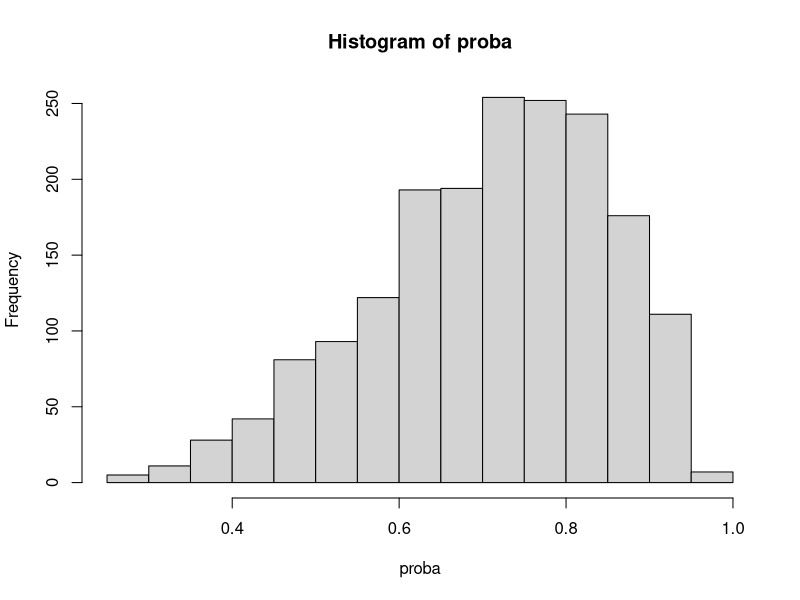
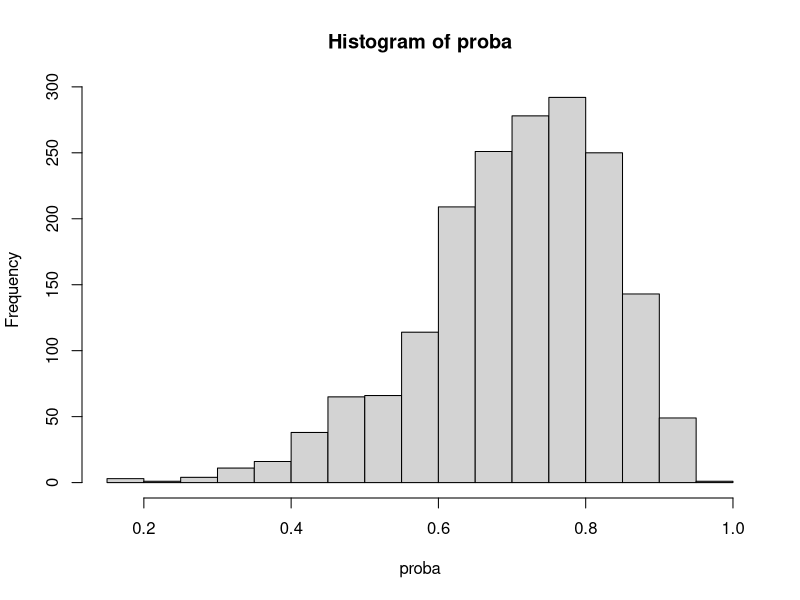
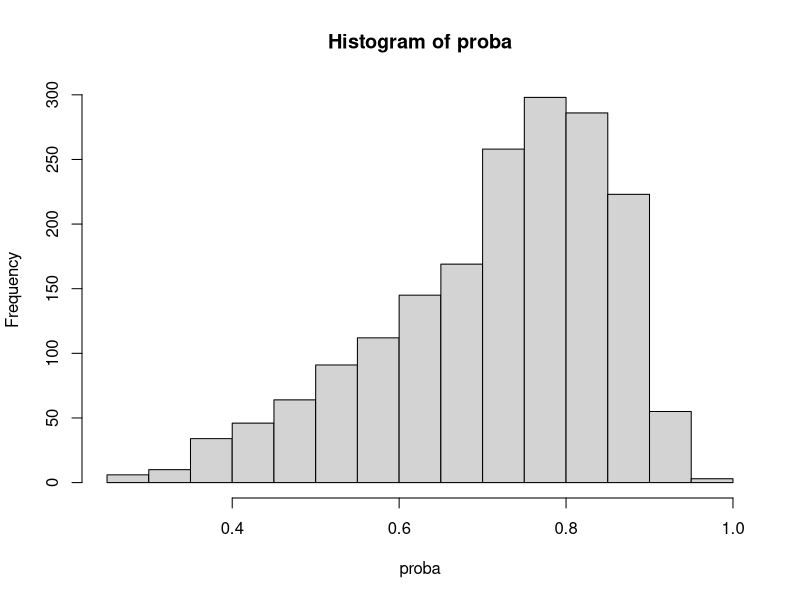
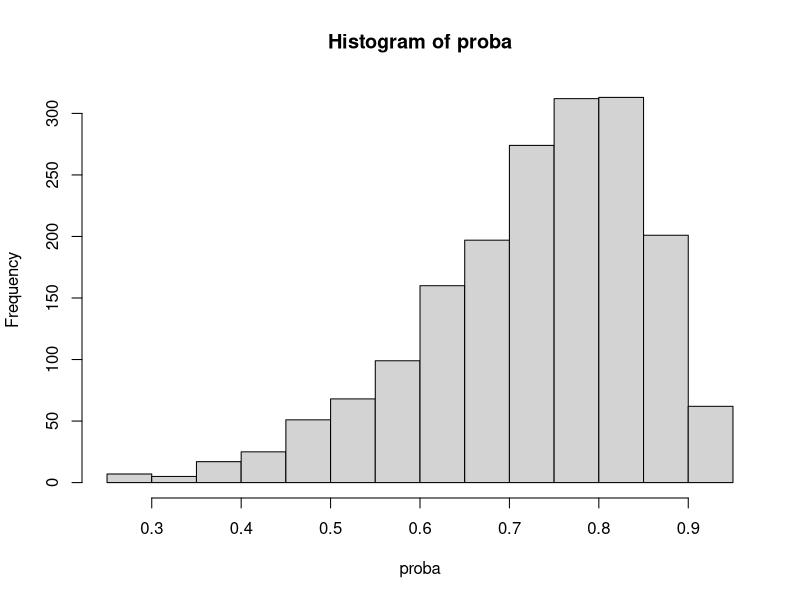
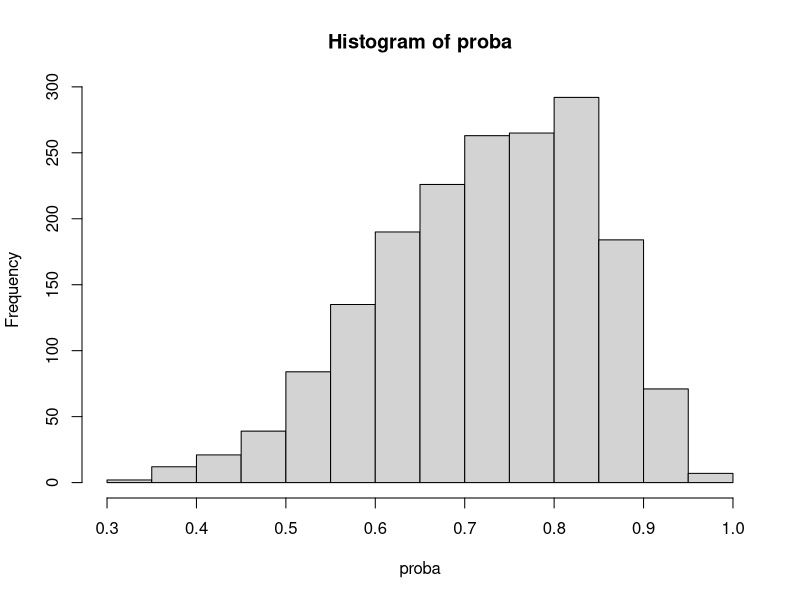
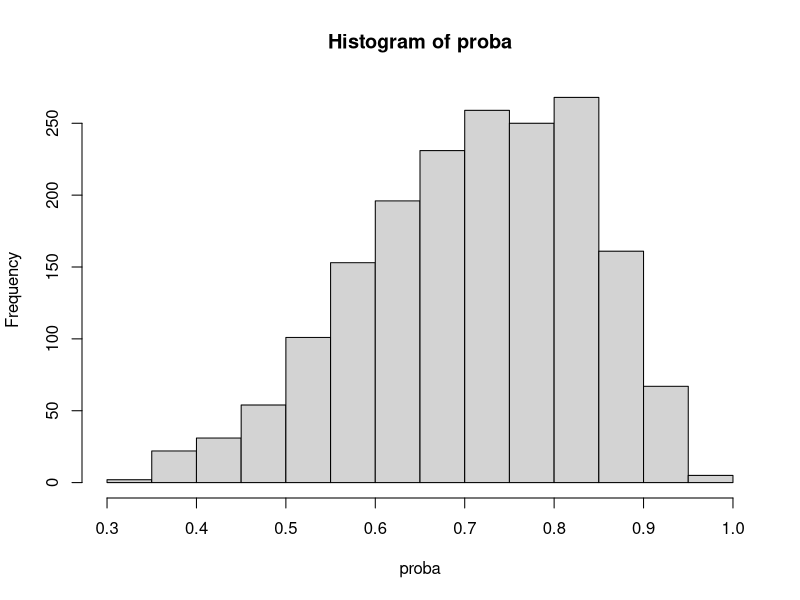
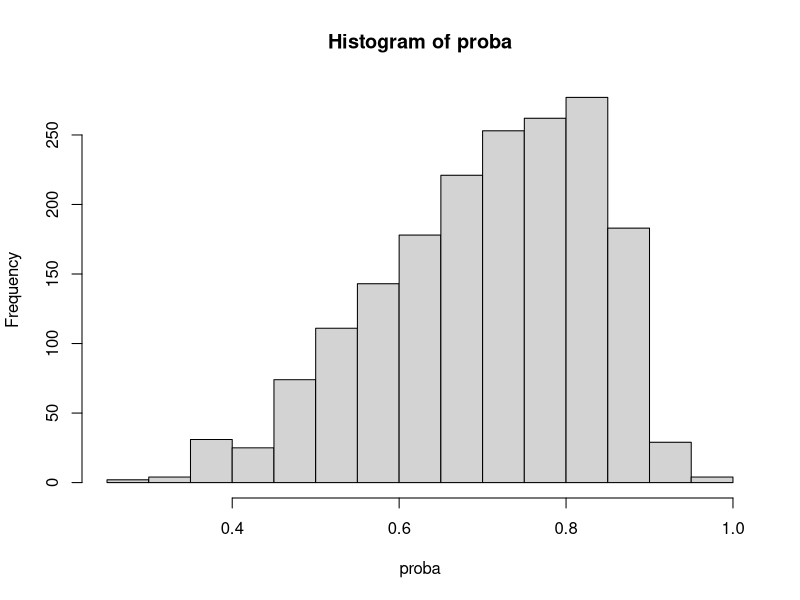
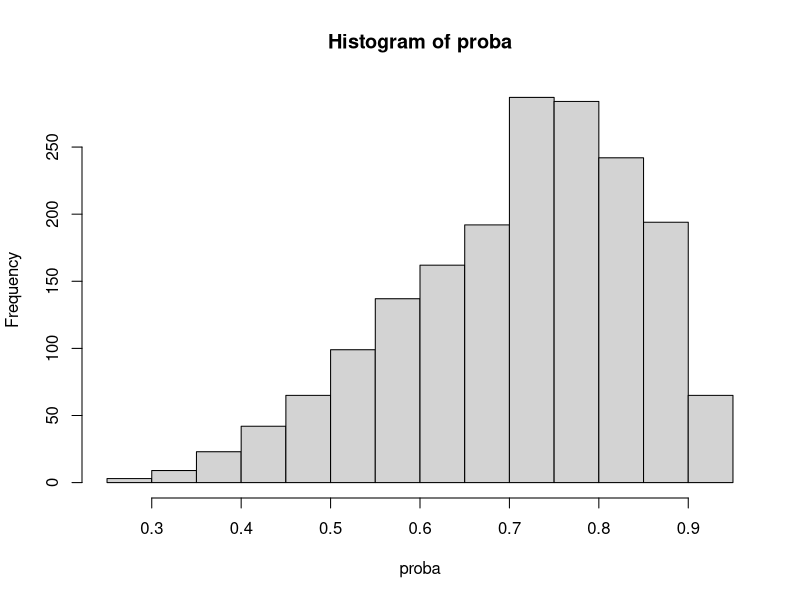

Write the R code that produced these figures, in order. (Note: a time limit stopped this script after it produced the figures.)
library(boot);

#----------------------------------------------------------------------------------------
# Default setting
#----------------------------------------------------------------------------------------

set.seed(105);
isMissing <- TRUE;
isVarying <- TRUE;
gamma1<-1;cluster<-200;unit<-10;
gamma0<-1;beta0<-0.25;beta1<-0.5;
sigma.a<-1;sigma.e<-1;true<-0;M<-1000;
len<-4;res1=res2=res3=res4=matrix(0,nrow=M,ncol=5)
count.res1=count.res2=count.res3=matrix(0,nrow=M,ncol=4)
var.res<-matrix(0, nrow=M, ncol=len^2)
true_parameter<-c(beta0,beta1,sigma.a,sigma.e)
vari1=vari2=vari3=est1=est2=est3=rep(0,4)

#----------------------------------------------------------------------------------------
# Function for estimating gamma
#----------------------------------------------------------------------------------------

calculate_nr <- function(old){
  w=delta*exp(-X*old); U=I=0; U.part=NULL;
    for( i in 1: (cluster-full_cluster)){
      this_cluster<-(1:cluster)[-full_index][i]
      this_index<-which( long_cluster %in% this_cluster )

      w.i = w[this_index]
	if(sum(w.i)==0){
		print(delta[this_index])
	}
      U.part[i] = (length(this_index)-Obs[this_index])[1]*sum(w.i*(X-unObs_X)[this_index])/sum(w.i)
      U = U + U.part[i];
      I = I + (length(this_index)-Obs[this_index])[1]*(sum((-X[this_index])*w.i*(X-unObs_X)[this_index])*sum(w.i)-
        sum(w.i*(X-unObs_X)[this_index])*sum((-X[this_index])*w.i))/(sum(w.i))^2
    }
  new = old - U/I; 
  return(c(new, U^2, I, U.part))
}

get_gamma <- function(){
    count=1; isBad=TRUE; temp=temp2=NULL; I=U.part=NULL;
    old = sum(X-unObs_X)/sum((X-unObs_X)*X);
    while( isBad ){
        count<-count+1;
        temp<-calculate_nr(old); 
        new<-calculate_nr(temp[1]);
          if( new[2] < temp[2] ){
            old<-temp[1];
            if( new[2] < 10^(-15) ){
              isBad<-FALSE;
            }
          }else{
            Check<-TRUE;
            while(Check){
              print(":("); 
              if(calculate_nr((old+temp[1])/2)[2] < calculate_nr(old)[2]){
                Check<-FALSE;
              }else{
                old<-(old+temp[1])/2
              }
            }
          } 
    }
    old = temp[1];
    I = -temp[3]; U.part = temp[4:(cluster-full_cluster+3)]; IF = sum(U.part)/I; Z=NULL;
    
    for( i in 1: (cluster-full_cluster)){
      this_cluster<-(1:cluster)[-full_index][i]
      this_index<-which( long_cluster %in% this_cluster )
      delta_i<-delta[this_index]; X_i<-X[this_index];
      alpha[i]<-(-log((length(this_index)-Obs[this_index])[1]/sum(delta_i*exp(-old*X_i))))
      est_pi[this_index]<-inv.logit(alpha[i]+old*X_i)
    }
    #est_pi = inv.logit( rep(alpha, each = unit) + old*X );
    return(c(est_pi,old));
}

#----------------------------------------------------------------------------------------
# Function for generating database and result tables
#----------------------------------------------------------------------------------------

make_data_matrix <- function(cluster,unit){
  X = matrix(runif(cluster*unit, min=-1/2,max=1/2), nrow=unit, ncol=cluster)
  a = matrix(rep(rnorm(cluster, mean=0, sd=sigma.a),each = unit), nrow=unit, ncol=cluster)

  if( isMissing ){ #True value for missing data analysis
    proba = inv.logit(gamma0 + 0.6*a + gamma1*X); #logit probability
    while(TRUE){
      delta = matrix(rbinom(n=cluster*unit, size=1, prob = proba), nrow=unit, ncol=cluster)
      if( (sum(colMeans(delta)==0)==0) ){
        break;
      }
    }
  }else{
    proba = matrix(1, nrow=unit, ncol=cluster)
    delta = matrix(1, nrow=unit, ncol=cluster)
  }
  Y = matrix(beta0 + beta1*X + a + rnorm(cluster*unit, mean=0, sd=sigma.e), nrow=unit, ncol=cluster);
  return(list(X,Y,delta,a,proba));
}

trans <- function(vector, units, islong=FALSE){
  result_vec = c()
  cumsum_point <- c(0, cumsum(units))
  for(i in 1:length(units)){
    this_cluster <- (cumsum_point[i]+1):cumsum_point[(i+1)]
    if(islong){
      result_vec = c(result_vec, rep(sum(vector[this_cluster]), units[i]))
    }else{
      result_vec = c(result_vec, sum(vector[this_cluster]))
    }
  }
  return( result_vec )
}

old_trans <-function(vector, repe){
  result_value <- rep(colSums(matrix(vector, ncol = cluster)), each=repe)
  return(result_value)
}

res.cal <- function(result){
  BIAS = colMeans(result)[1:4]
  VAR=c(var(result[,1]),var(result[,2]),var(result[,3]),var(result[,4]) )
  M <- rbind(BIAS,VAR,sqrt(1000)*BIAS/sqrt(VAR))
  colnames(M) <- c('intercept','beta','D','sigma')
  return(M)
}

make_long_unit <- function(units){
  long_unit=c()
  for( i in 1:length(units)){
    long_unit = c(long_unit, rep(units[i], units[i]))   
  }
  return(long_unit)
}

make_long_cluster <- function(units){
  long_id=c()
  for( i in 1:length(units)){
    long_id = c(long_id, rep(i, units[i]))   
  }
  return(long_id)
}

#----------------------------------------------------------------------------------------
# Function for parameter
#----------------------------------------------------------------------------------------

get_proposed <- function(X=raw.X, Y=raw.Y, a=raw.a, WEIGHT=rep(1,length(raw.Y)), old = rep(0.3, 4)){
  len = 4
  new = rep(0, 4)
  
  class_index= c()
  class_index[1] <- 0
  class_index[2:length(a)] <- sapply(2:length(a), function(x){if(a[(x-1)] != a[x]){return(1)}else{return(0)}})
  changeing_points = c(1, which(class_index==1), (length(a)+1))
  units = diff(changeing_points)
  
  long_unit=c()
  for( i in 1:length(units)){
    long_unit = c(long_unit, rep(units[i], units[i]))   
  }
  
  U=matrix(0, nr=length(units), nc=len); I=matrix(0, nr=len, nc =len);
  while(TRUE){
    q = old[3]/(old[4]+long_unit*old[3]); #I define q for convenience sake.
    short_q = old[3]/(old[4]+units*old[3]); 
    a.hat = trans(WEIGHT*(Y-old[1]-X*old[2]), units= units, islong=TRUE);
    zeta = trans(WEIGHT*(Y-old[1]-X*old[2]), units= units)^2 - trans((WEIGHT^2-1), units= units)*old[4]
    
    U.1 = trans( (WEIGHT*(Y-old[1]-X*old[2])-q*a.hat), units= units) - trans( (WEIGHT-1)*a.hat, units= units)/units
    U.2 = trans( X*(WEIGHT*(Y-old[1]-X*old[2])-q*a.hat), units= units) - trans( X*(WEIGHT-1)*a.hat, units= units)/units
    U.3 = old[4]*short_q+(short_q^2)*zeta - old[3]
    U.4 = trans(WEIGHT*(Y-old[1]-X*old[2])^2, units= units) + units*old[4]*short_q - (units + 2*old[4]/old[3])*(short_q^2)*zeta - units*old[4]
    
    U = cbind(U.1, U.2, U.3, U.4)
    
    I[1,1] = sum(units*(short_q*units-1))
    I[1,2] = sum(trans(WEIGHT*X, units= units)*(units*short_q-1))
    I[2,1] = sum(trans(X, units= units)*(units*short_q-1))
    I[2,2] = sum( X*(q*trans(WEIGHT*X, units= units, islong=TRUE)-(WEIGHT*X)) ) + sum( trans( X*(WEIGHT-1)*trans(WEIGHT*X, units= units, islong=TRUE), units= units)/units )
    I[1,3] = sum( (trans(WEIGHT*(Y-old[1]-X*old[2]), units= units))*(-units*old[4]/((old[4]+units*old[3])^2)) )
    I[1,4] = sum( (trans(WEIGHT*(Y-old[1]-X*old[2]), units= units))*units*(short_q^2)/old[3] )
    I[2,3] = sum( (trans(WEIGHT*(Y-old[1]-X*old[2]), units= units))*(trans(X, units= units))*(-old[4]/((old[4]+units*old[3])^2)) );
    I[2,4] = sum( (trans(WEIGHT*(Y-old[1]-X*old[2]), units= units))*(trans(X, units= units))*((short_q^2)/old[3]) );
    I[3,1] = sum( 2*(short_q^2)*trans(WEIGHT*(Y-old[1]-X*old[2]), units= units)*trans(WEIGHT*(-1), units= units) );
    I[3,2] = sum( 2*(short_q^2)*trans(WEIGHT*(Y-old[1]-X*old[2]), units= units)*trans(WEIGHT*(-X), units= units) );
    
    I[3,3] = sum( (old[4]/(old[4]+units*old[3]))^2 + 2*short_q*old[4]*zeta/(old[4]+units*old[3])^2 ) - length(units);
    I[3,4] = sum( units*short_q^2 - 2*(short_q^3)*zeta/(old[3]) - (short_q^2)*(trans(WEIGHT^2-1, units= units)) );
    I[4,1] = sum(2*WEIGHT*(Y-old[1]-X*old[2])*(-1)) + sum( (units*(short_q^2)-2*short_q)*2*(trans(WEIGHT*(Y-old[1]-X*old[2]), units= units)*trans(WEIGHT*(-1), units= units)) );
    I[4,2] = sum(2*WEIGHT*(Y-old[1]-X*old[2])*(-X)) + sum( (units*(short_q^2)-2*short_q)*2*(trans(WEIGHT*(Y-old[1]-X*old[2]), units= units)*trans(WEIGHT*(-X), units= units)) );
    I[4,3] = sum( units*(old[4]/(old[4]+units*old[3]))^2 + zeta*(units*2*short_q*old[4]/(old[4]+units*old[3])^2 - 2*old[4]/(old[4]+units*old[3])^2 ) );
    I[4,4] = sum( (units*short_q)^2 - trans(WEIGHT^2-1, units= units)*(units*(short_q^2)-2*short_q) + zeta*(2*units*(short_q^3)/(-old[3]) + 2*(short_q^2)/old[3] ) - units );
    
    if(FALSE){
      W = delta*exp(-gamma.fit*X)
      W.X = trans(W*X, 10); W.1 = trans(W*1, 10);
      del.pi = proba*(1-proba)*(X - W.X/W.1)
      U.5 = trans((WEIGHT-1)*X,1)
      U.star = cbind(U.1, U.2, U.3, U.4, U.5)
      
      I.star[1:4,1:4] = I[1:4,1:4]
      I.star[1,5] = sum( ((-WEIGHT^2)*del.pi*(Y-old[1]-X*old[2]-q*a.hat) + WEIGHT*(q*trans(WEIGHT^2*(del.pi)*(Y-old[1]-X*old[2]),1))))
      I.star[2,5] = sum( (X*(-WEIGHT^2)*del.pi*(Y-old[1]-X*old[2]-a.hat/unit) + X*WEIGHT*(trans(WEIGHT^2*(del.pi)*(Y-old[1]-X*old[2]),1)/unit))*unit*q)
      I.star[3,5] = sum(q^2*(2*trans(WEIGHT*(Y-old[1]-X*old[2]),1)*trans(-WEIGHT^2*(del.pi)*(Y-old[1]-X*old[2]),1)+2*old[4]*trans(WEIGHT^3*(del.pi),1) ))
      I.star[4,5] = sum( unit*(old[4]/(old[4]+unit*old[3]))^2 + zeta*(unit*2*q*old[4]/(old[4]+unit*old[3])^2 - 2*old[4]/(old[4]+unit*old[3])^2) ) 
      I.star[5,5] = sum(-WEIGHT^2*del.pi*X)
      new = old - solve(I.star)%*%colSums(U.star)
    }
    
    new = old - solve(I)%*%colSums(U);
    error=sum((new-old)^2); old=new;
    print(error)
    if( error<10^-8 ){
      vari = (solve(I)%*%var(U)%*%t(solve(I)))*cluster		
      break;
    }
  }
  
  return(list(old, vari))
}

#----------------------------------------------------------------------------------------
# Simulation
#----------------------------------------------------------------------------------------

for( k in 1:M){
  
  #-----------------------------------------------------------------------
  # generating data
  #-----------------------------------------------------------------------
  
  isPASS<-TRUE
  while(isPASS){
  isPASS<-FALSE
  raw = make_data_matrix(cluster,unit);
  raw_matrix<-sapply(raw,c);    
  if( isVarying ){
    units<-rbinom(cluster, unit, 0.9) #subset of raw matrix
    subset_index<-c();
    for(j in 1:cluster){
      cluster_index = ((j-1)*unit+1):((j-1)*unit+units[j])
      subset_index <- c(subset_index, cluster_index)
	if( sum(raw_matrix[cluster_index,3]) == 0 ){
		isPASS<-TRUE
		break;
	}
    }
    raw_matrix<-raw_matrix[subset_index,]
  }else{
    units<-rep(unit, cluster) #subset of raw matrix
  }
  long_cluster<-make_long_cluster(units)
  }

  #X=Y=delta=a=NULL;  
  X=raw_X=raw_matrix[,1]; Y=raw_Y=raw_matrix[,2];
  delta=raw_delta=raw_matrix[,3]; a=raw_a=raw_matrix[,4];
  proba=raw_proba=raw_matrix[,5]; raw_long_cluster=long_cluster
  hist(proba)
  
  #-----------------------------------------------------------------------
  # estimating gamma
  #-----------------------------------------------------------------------
  
  if( isMissing ){
      # raw_* stands for real data and variables without 'raw_' prefix are for gamma calculation
      if ( sum( tapply(raw_delta, long_cluster, FUN=sum) == units ) > 0 ) {
        full_index = which( tapply(raw_delta, long_cluster, FUN=sum) == units )
        full_cluster = length(full_index);
        del_full_cluster = which( long_cluster %in% full_index );
        X<-raw_X[-del_full_cluster]; a<-raw_a[-del_full_cluster];
        delta<-raw_delta[-del_full_cluster]; Y<-raw_Y[-del_full_cluster];
        long_cluster<-long_cluster[-del_full_cluster]
      }else{
        full_cluster<-0;
      }
      Obs = unObs_X = item = Obs_X = rep(0,length(X)); alpha= NULL;
      for( i in 1:(cluster-full_cluster) ){
        this_cluster<-(1:cluster)[-full_index][i]
        this_index<-which( long_cluster %in% this_cluster )
        delta_i<-delta[this_index]; X_i<-X[this_index];
        Obs[this_index]<-sum(delta_i); #r_i
        unObs_X[this_index]<-rep(sum((1-delta_i)*X_i)/sum(1-delta_i), each=length(this_index));
        Obs_X[this_index]<-rep(sum(delta_i*X_i)/sum(delta_i), each=length(this_index));
      }
      #item = X-Obs_X;
      est_pi = rep(0,length(X));
      fit_gamma = get_gamma()
      est_pi = fit_gamma[1:(length(fit_gamma)-1)]
      
      proba=c()
      if ( sum( tapply(raw_delta, raw_long_cluster, FUN=sum) == units ) > 0 ) {
        proba=rep(1,length(raw_X));
        proba[c(-del_full_cluster)] = as.vector(est_pi);
      }else{
        proba = est_pi;
      }
  }
  
  X=raw_X; a=raw_a; delta=raw_delta; Y=raw_Y; WEIGHT=raw_delta/proba;
  X.obs=X[delta==1]; a.obs=a[delta==1]; delta.obs=delta[delta==1]; Y.obs=Y[delta==1];
  
  #-----------------------------------------------------------------------
  # full cases
  #-----------------------------------------------------------------------
  
  fit.full = get_proposed(X = raw_X, Y=raw_Y, a=raw_a, WEIGHT = rep(1, length(raw_Y)), old = true_parameter)
  est1 = fit.full[[1]]
  vari1 = sqrt(diag(fit.full[[2]]))
  
  #-----------------------------------------------------------------------
  # complete cases
  #-----------------------------------------------------------------------
  
  fit.complete = get_proposed(X = X.obs, Y=Y.obs, a=a.obs, WEIGHT = rep(1, length(Y.obs)), old = true_parameter)
  est2 = fit.complete[[1]]
  vari2 = sqrt(diag(fit.complete[[2]]))
  
  #-----------------------------------------------------------------------
  # proposed cases
  #-----------------------------------------------------------------------
  
  fit.proposed = get_proposed(X=X, Y=Y, a=a, WEIGHT=WEIGHT, old = est2)
  est3 = fit.proposed[[1]]
  vari3 = sqrt(diag(fit.proposed[[2]]))


count.res1[k,] = as.numeric( (est1 + qnorm(0.025)*vari1-true_parameter)*(est1 - qnorm(0.025)*vari1-true_parameter) < 0 );
count.res2[k,] = as.numeric( (est2 + qnorm(0.025)*vari2-true_parameter)*(est2 - qnorm(0.025)*vari2-true_parameter) < 0 );
count.res3[k,] = as.numeric( (est3 + qnorm(0.025)*vari3-true_parameter)*(est3 - qnorm(0.025)*vari3-true_parameter) < 0 );

res1[k,] = c(est1-true_parameter, mean(delta))
res2[k,] = c(est2-true_parameter, mean(delta))
res3[k,] = c(est3-true_parameter, mean(delta))

var.res[k,] = as.vector(vari3)
}

res.cal(res1);
res.cal(res2);
res.cal(res3);
T = matrix(colMeans(var.res^2), nr=4)
cluster;unit;gamma1;

var(res3[,1:4])/T[1:4,1:4] #Check the ratio between simulation variance and estimates
mean(delta)

length(Y)

#filename = paste(Sys.time(),"_CSNI",".RData", sep="")
#save.image(file = filename)



library("xtable")
Bias = rbind(res.cal(res1)[1,],res.cal(res2)[1,],res.cal(res3)[1,])*1000
Variance = rbind(res.cal(res1)[2,],res.cal(res2)[2,],res.cal(res3)[2,])*1000
CP = rbind(colMeans(count.res1),colMeans(count.res2),colMeans(count.res3))*1000

DF<-data.frame(t(Bias),t(Variance),t(CP))
colnames(DF) =c("FULL","COMP","PROP","FULL","COMP","PROP","FULL","COMP","PROP") 
xtable(DF, digits=c(rep(1,7),rep(0,3)), display=c(rep("f",7),rep("f",3)), align=rep("c",10))


cluster;unit;isVarying
